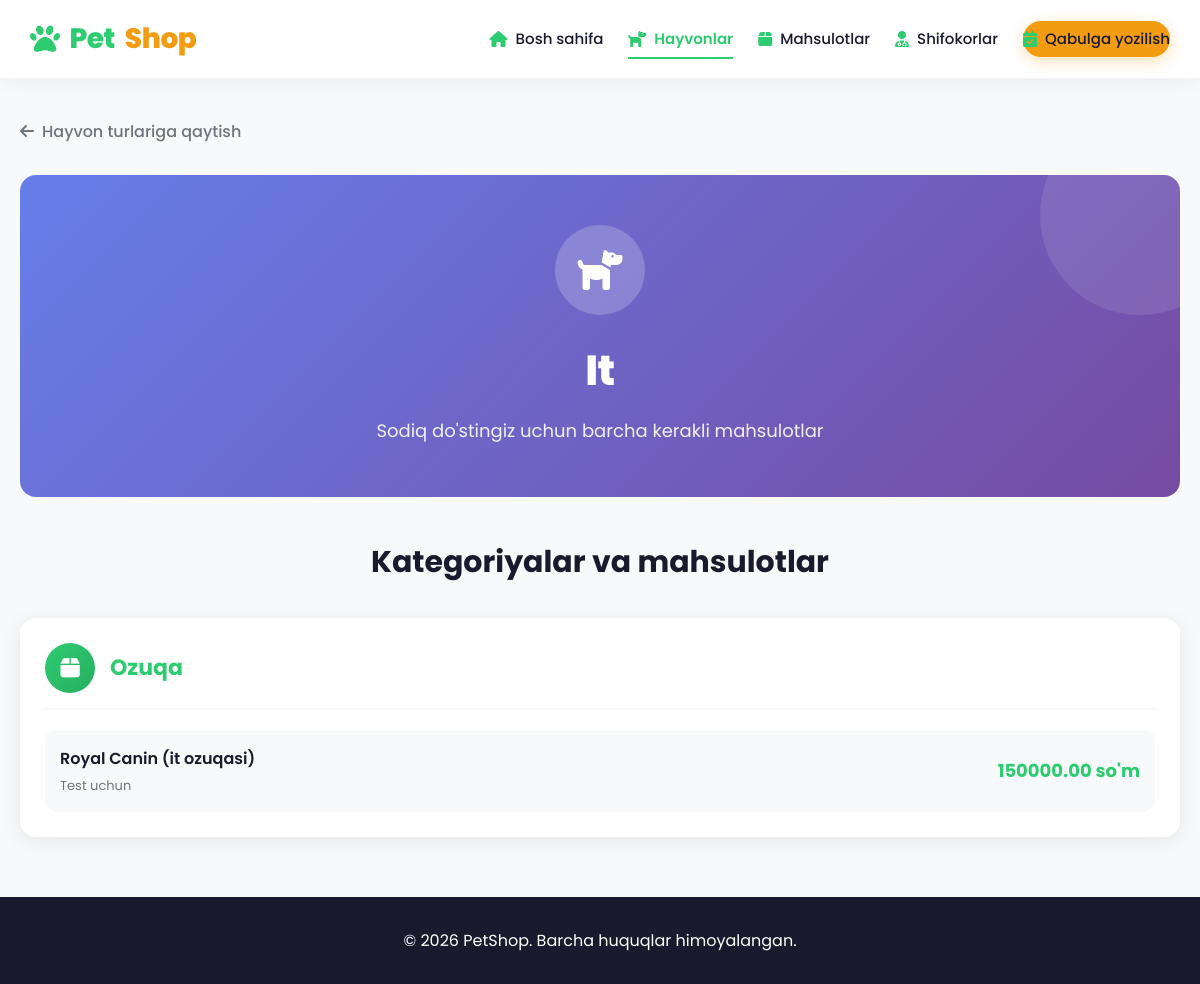
Page /hayvonlar/1/ on the committed database.
### core/models.py (models this page shows, shortened)
class AnimalType(models.Model):
    name = models.CharField(max_length=100)
    description = models.TextField(blank=True, null=True)

class Category(models.Model):
    name = models.CharField(max_length=100)
    animal_type = models.ForeignKey(AnimalType, on_delete=models.CASCADE, related_name='categories')

class Product(models.Model):
    name = models.CharField(max_length=200)
    description = models.TextField(blank=True, null=True)
    price = models.DecimalField(max_digits=10, decimal_places=2)
    stock = models.IntegerField(default=0)
    category = models.ForeignKey(Category, on_delete=models.CASCADE, related_name='products')
    created_at = models.DateTimeField(auto_now_add=True)

### core/views.py (the view)
# urls.py: path('hayvonlar/<int:id>/', views.animal_detail, name='animal_detail'),
def animal_detail(request, id):
    animal_type = get_object_or_404(AnimalType, id=id)
    categories = animal_type.categories.all()
    return render(request, 'core/animal_detail.html', {
        'animal_type': animal_type,
        'categories': categories
    })

### core/templates/core/animal_detail.html (shortened to what this page needs)
<!DOCTYPE html>
<html lang="uz">
<head>
    <link rel="stylesheet" href="https://cdnjs.cloudflare.com/ajax/libs/font-awesome/6.5.1/css/all.min.css">
</head>
<body>
    <header>
        <nav>
            <a href="/" class="logo">
                <i class="fas fa-paw logo-icon"></i>
                Pet<span>Shop</span>
            </a>
            <ul class="nav-links" id="navLinks">
                <li><a href="/"><i class="fas fa-home"></i> Bosh sahifa</a></li>
                <li><a href="/hayvonlar/" class="active"><i class="fas fa-dog"></i> Hayvonlar</a></li>
                <li><a href="/mahsulotlar/"><i class="fas fa-box"></i> Mahsulotlar</a></li>
                <li><a href="/shifokorlar/"><i class="fas fa-user-md"></i> Shifokorlar</a></li>
                <li><a href="/qabul/" class="btn-appointment"><i class="fas fa-calendar-check"></i> Qabulga yozilish</a></li>
            </ul>
        </nav>
    </header>
    <div class="container">
        <a href="/hayvonlar/" class="back-link"><i class="fas fa-arrow-left"></i> Hayvon turlariga qaytish</a>
        <div class="animal-header">
            <div class="icon">
                {% if animal_type.name == 'It' %}
                <i class="fas fa-dog"></i>
                {% elif animal_type.name == 'Mushuk' %}
                <i class="fas fa-cat"></i>
                {% elif animal_type.name == 'Qush' %}
                <i class="fas fa-dove"></i>
                {% else %}
                <i class="fas fa-paw"></i>
                {% endif %}
            </div>
            <h1>{{ animal_type.name }}</h1>
            <p>{{ animal_type.description }}</p>
        </div>
        <h2 class="categories-title">Kategoriyalar va mahsulotlar</h2>
        {% if categories %}
        <div class="category-grid">
            {% for category in categories %}
            <div class="category-card">
                <div class="category-header">
                    <div class="cat-icon">
                        <i class="fas fa-box"></i>
                    </div>
                    <h3>{{ category.name }}</h3>
                </div>
                <div class="product-list">
                    {% for product in category.products.all %}
                    <div class="product-item">
                        <div class="product-info">
                            <h4>{{ product.name }}</h4>
                            <p>{{ product.description|truncatechars:40 }}</p>
                        </div>
                        <div class="product-price">{{ product.price }} so'm</div>
                    </div>
                    {% empty %}
                    <p style="color: var(--gray); text-align: center;">Bu kategoriyada mahsulotlar yo'q</p>
                    {% endfor %}
                </div>
            </div>
            {% endfor %}
        </div>
        {% else %}
        <div class="no-categories">
            <i class="fas fa-folder-open"></i>
            <p>Bu hayvon turi uchun hozircha kategoriyalar mavjud emas</p>
        </div>
        {% endif %}
    </div>
    <footer>
        &copy; 2026 PetShop. Barcha huquqlar himoyalangan.
    </footer>
</body>
</html>

### rows in the picture
AnimalType: name "It", description "Sodiq do'stingiz uchun barcha kerakli mahsulotlar"
Category: name "Ozuqa"
Product: name "Royal Canin (it ozuqasi)", description "Test uchun", price "150000.00"
